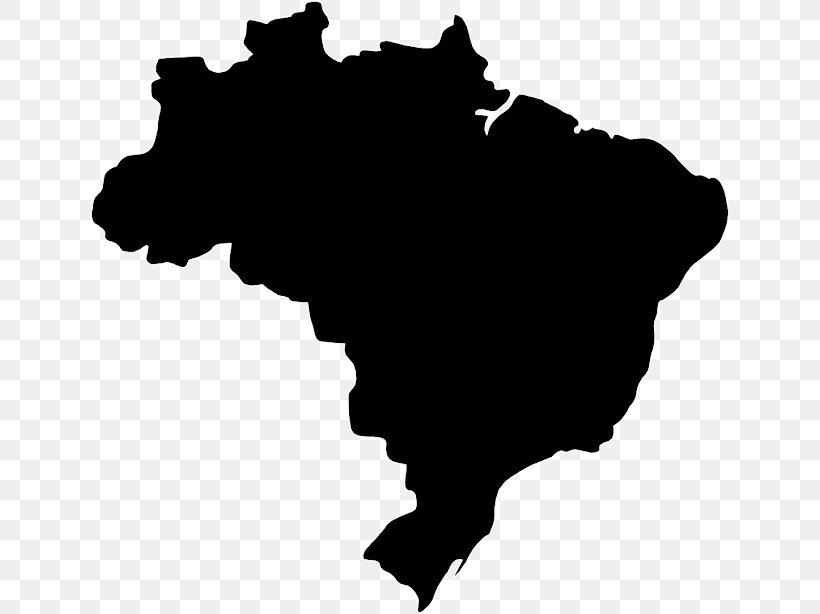
#> input picture brazil_black_white.jpg, 820 x 614 px
$ jupyter execute --allow-errors NLP_Project.ipynb
#> lines starting #> are read from the running program, lines starting #| are printed output that depends on the picture; after the words box and inside, x2 and y2 are one past the last pixel; in counts of white or black regions, pixels touching at a corner belong together
[cell 1]
import nltk
import datetime
from nltk.tokenize import word_tokenize
import pandas as pd
import numpy as np
import seaborn as sns
import matplotlib.pyplot as plt
import re, string, time
from collections import Counter
from nltk.corpus import stopwords
from nltk.stem import SnowballStemmer
from PIL import Image
from wordcloud import WordCloud
from sklearn.base import BaseEstimator, TransformerMixin
from sklearn.pipeline import Pipeline
from nltk.stem import RSLPStemmer
nltk.download("stopwords");
#> (this line was passed over: nltk is not available in this run)
from sklearn.model_selection import GridSearchCV
from sklearn.feature_extraction.text import CountVectorizer
from sklearn.decomposition import LatentDirichletAllocation
import pyLDAvis.sklearn
from gensim.corpora.dictionary import Dictionary

#> (a cell that did not finish here is left out)

#> (a cell that did not finish here is left out)

#### Removing the blank rows based on the 'problema' column

#> (a cell that did not finish here is left out)

#### Measuring the frequencies of the columns empresa, estado e serviço

[cell 5]
cols = ['empresa', 'estado', 'serviço']
#> (the rest of this cell did not finish here and is left out)

#### Let's remove the corporation type from the "empresa" column to get a cleaner wordcloud in the end

[cell 6]
l = ['sa', 'ltd', 'ltda']
#> (the rest of this cell did not finish here and is left out)

#### Creating the transformation classes to be applied to the transformation pipeline

[cell 7]
# Class for applying RegEx for punctuation removal and lowering characters
class ApplyRegEx(TransformerMixin):

    def __init__(self, punc_remove=True, aditional_space_remove=True, special_chars_remove=True):
        self.punc_remove = punc_remove
        self.aditional_space_remove = aditional_space_remove
        self.special_chars_remove = special_chars_remove

    def fit(self, x, y=None):
        return self

    def transform(self, x, y=None):
        if self.punc_remove:
            regex = lambda c: re.sub(r'[^\w\s]', '', c.lower())
            x_transformed = list(map(regex, x))
        if self.aditional_space_remove:
            regex = lambda c: re.sub(r'\s+', ' ', c)
            x_transformed = list(map(regex, x_transformed))
        if self.special_chars_remove:
            regex = lambda c: re.sub(r'[\xc2\xb0C\º\d]', '', c)
            x_transformed = list(map(regex, x_transformed))

        return x_transformed

# Class for Stop Words Removal and tokenize
class Stop_and_tokenize(TransformerMixin):

    def fit(self, x, y=None):
        return self

    def transform(self, x, y=None):
        x_transformed = []
        [x_transformed.append(word_tokenize(s)) for s in x]
        [row.remove(word) for row in x_transformed for word in row if word in stop]

        return x_transformed

# Class for word stemming
class TextStemming(TransformerMixin):

    def __init__(self, stemmer=None):
        self.stemmer = RSLPStemmer()

    def fit(self, x, y=None):
        return self

    def transform(self, x, y=None):
        x_transformed = []
        for row in x:
            word_list = []
            [word_list.append(self.stemmer.stem(word)) for word in row]
            x_transformed.append(word_list)

        return x_transformed

#### Applying the transformation classes with the Pipeline class from the Scikit Learn library

[cell 8]
cols = ['empresa', 'estado', 'serviço']

preprocess_pipeline = Pipeline([
    ('regex_cleaner', ApplyRegEx()),
    ('stopwords_and_tokenize', Stop_and_tokenize())
]) # If needed add the stemmer class: ('word_stemming', TextStemming())

#> (the rest of this cell did not finish here and is left out)

#> (a cell that did not finish here is left out)

#### Let's get a image to use as mask on one of our wordclouds:

I couldn't find a good black and white image of the Brazil country, so I'll try processing an image with a transparent backgroud in order to create the wordclouds

[cell 10]
image = Image.open('brazil_black_white.jpg')
#> image is the input picture: PIL image 820x614 RGB; min 0, max 255, mean 157.7
print("Image before processing:")
display(image);

to = time.time()
for w in range(image.width):
    for h in range(image.height):
        if image.getpixel((w, h)) != (0, 0, 0): #Convert everything that's not black to white
            image.putpixel((w, h), (255, 255, 255))
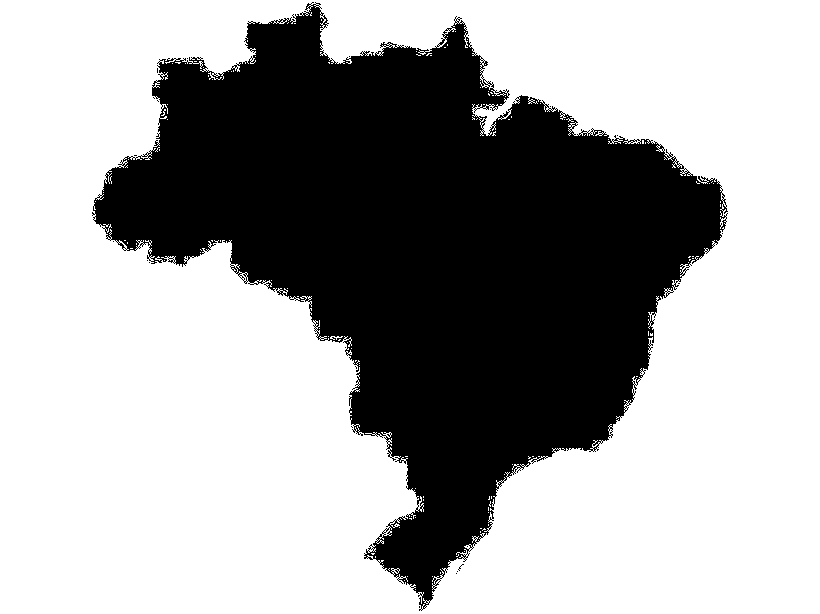
#> image: PIL image 820x614 RGB; 65.1% white; 26 black regions (25 under 20 px), largest, box (x1, y1, x2, y2) and area: (92, 2, 728, 611) 175783

print("\n\nImage after removing pixels which weren't black RGB(0, 0, 0) nor white RGB(255, 255, 255)")
display(image)
print("\n\nTotal time for the processing: ", f'{round((time.time() - to), 0)} s')

#### I'll try improving a bit more the image's edges quality so that the wordcloud looks a little prettier

I came with the below technique trying to map the location, on a set height position of the image, of the first black pixel and the first black pixel coming from the right end (in other words, backwards). So, if I find both black pixels, i could asume that whats between them should be also black since I'm talking about a surface. So, I converted everything else between those pixels to black RGB(255, 255, 255). I repeated the same process setting the width position and running through the height for the determined width.

I'm not sure if this methodology is already known (must be) but I'm pretty happy with the results obtained, although there must be a more efficient way to loop through the image's pixels.

[cell 11]
to = time.time()
def edge_treatment(image, orient='w'):
#> called with orient = 'w'
    if orient == 'w':
        for h in range(image.height):
            key1, key2 = True, True

            for w, w_ in zip(range(image.width), range(image.width - 1, -1, -1)):

                if image.getpixel((w, h)) == (0, 0, 0) and key1:
                    begin = w
                    key1 = False

                if image.getpixel((w_, h)) == (0, 0, 0) and key2:
                    end = w_
                    key2 = False

                if key1 == False and key2 == False:
                    if w < w_:
                        for wid in range(begin, end):
                            image.putpixel((wid, h), (0, 0, 0))
                        break
                    else:
                        for wid in range(end, begin):
                            image.putpixel((wid, h), (0, 0, 0))
                        break
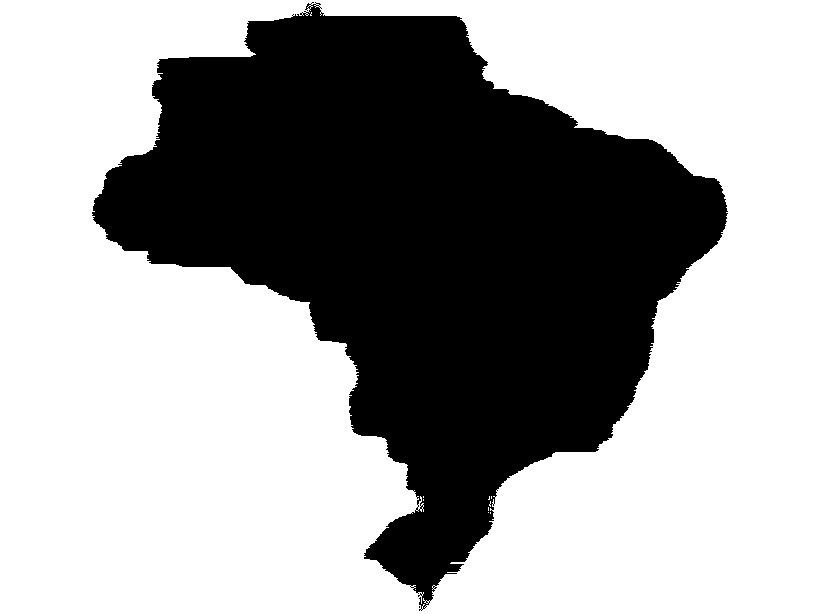
#> image: PIL image 820x614 RGB; 63% white; 2 black regions (1 under 20 px), largest, box (x1, y1, x2, y2) and area: (92, 2, 728, 611) 186335
#> after the loop, begin = 419; end = 421
        return image

    elif orient == 'h':
        for w in range(image.width):
            key1, key2 = True, True

            for h, h_ in zip(range(image.height), range(image.height - 1, -1, -1)):

                if image.getpixel((w, h)) == (0, 0, 0) and key1:
                    begin = h
                    key1 = False

                if image.getpixel((w, h_)) == (0, 0, 0) and key2:
                    end = h_
                    key2 = False

                if key1 == False and key2 == False:
                    if h < h_:
                        for hei in range(begin, end):
                            image.putpixel((w, hei), (0, 0, 0))
                        break
                    else:
                        for wid in range(end, begin):
                            image.putpixel((w, hei), (0, 0, 0))
                        break
        return image

image = edge_treatment(image, orient='w')
image = edge_treatment(image, orient='h')
#> call 2 of edge_treatment, with orient = 'h'
#> after the loop in edge_treatment (call 2), `for w in range(image.width):`:
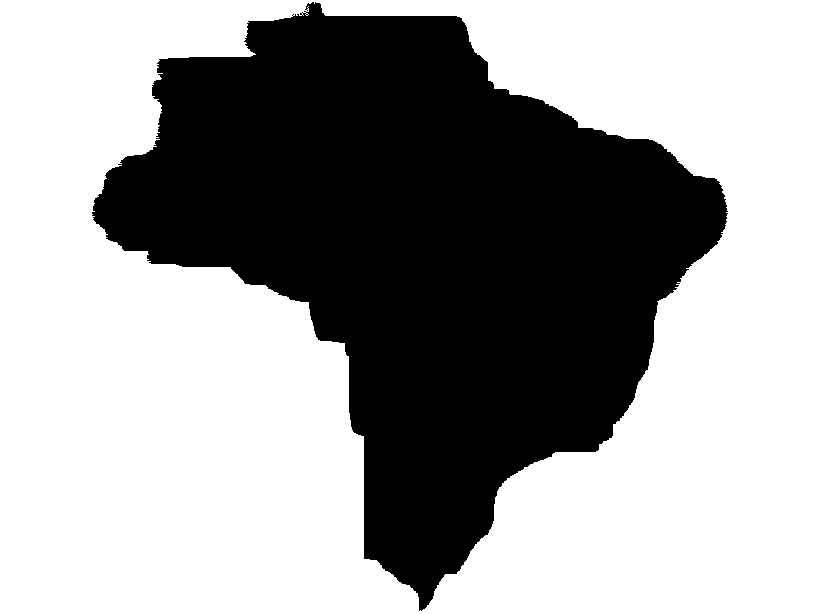
#> image: PIL image 820x614 RGB; 62.1% white; 1 black region, box (x1, y1, x2, y2) and area: (92, 2, 728, 611) 190814
#> after the loop in edge_treatment (call 2), `for w in range(image.width):`: begin = 211; end = 213
display(image)
# image.save('processed_image.png')
print("\n\nTotal time for the processing: ", f'{round((time.time() - to), 0)} s')
